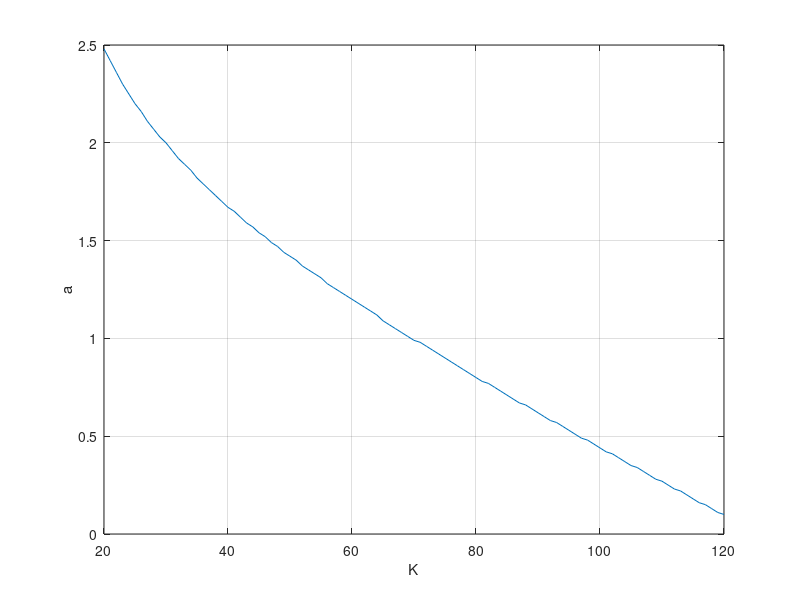

Write MATLAB code to recreate this figure.
% Chapter 6: Figure 6.16
%
%   The a-K stability region for the two track vehicle
%   control problem.
%
a=[0.1:0.01:3.0]; K=[20:1:120];
x=0*K; y=0*K;
n=length(K); m=length(a);
for i=1:n
 for j=1:m
  q=[1 8 17 K(i)+10 K(i)*a(j)];
  p=roots(q);
  if max(real(p)) > 0, x(i)=K(i); y(i)=a(j-1); break; end
end
end
plot(x,y), grid, xlabel('K'), ylabel('a')
